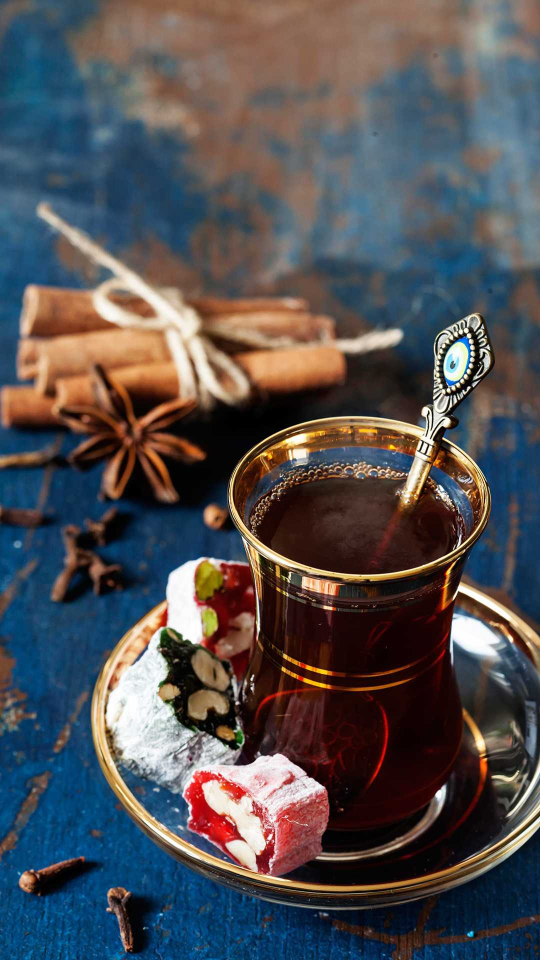
#> input picture 5_Month_Computer_Vision_Roadmap/Month-02/Week-01/Day-02/Data/Tee glass.jpg, 1080 x 1920 px, found by its file name (shown at 1/2 size)
$ python excercise.py
#> lines starting #> are read from the running program, lines starting #| are printed output that depends on the picture
### 5_Month_Computer_Vision_Roadmap/cvtools.py
"""
cvtools module — Personal Computer Vision Toolbox

این ماژول مجموعه‌ای از توابع و ابزارهای کمکی برای پروژه‌های اپن سیوی را ارائه می‌دهد و کدهای تکراری و طولانی را کاهش می‌دهد.

هدف: تمرکز بر مفاهیم اصلی بینایی کامپیوتر بدون درگیر شدن با کدهای تکراری.

Current Features:
• cvt.imshow()   → Display image with keyboard zoom (+ - q)
• cvt.rotate()   → Rotate image without cropping corners (auto 4-step)
• cv2.imwrite()  → Auto-save image to the calling script's directory (patched)
• cvt.resize()   → Resize by providing only one dimension
• cvt.search_path() → Search for files or folders in the entire project and insert their paths as hashtagged comments
• cvt.auto_comp() → Auto-complete code from all project files
• cvt.venv.*     → Interactive Virtual Environment Cheat Sheet (hover for commands)

نحوه استفاده:
import cv2
from cvtools import cvt
img = cv2.imread("image.jpg")
# ------------------
rotated = cvt.rotate(img, 45)
# ------------------
cvt.imshow("win", rotated)
# ------------------
cv2.imwrite("output.jpg", rotated)
# ------------------
resized = cvt.resize(img, new_w=800)
# ------------------
cvt.search_path("pandas_cheatsheet.py")
cvt.search_path("my_image")
cvt.search_path(["utils.py", "data/", "models"])
# ------------------
cvt.auto_comp("key_word")
مثال:
cvt.auto_comp(".drop")
# ------------------
# Virtual Environment Cheat Sheet:
cvt.venv.create       # هاور: python -m venv venv
cvt.venv.activate     # هاور: venv\Scripts\activate
cvt.venv.freeze       # هاور: pip freeze > requirements.txt
cvt.venv.check        # هاور: pip -V
# -------------------------
Future: Any frequently used utility requiring repetitive code
will be added to this module.
"""

# --------------------------------------------------------
# Module Code
# --------------------------------------------------------

import sys
from pathlib import Path

_self_dir = Path(__file__).parent.resolve()
if str(_self_dir) not in sys.path:
    sys.path.insert(0, str(_self_dir))

import cv2
import os
import inspect
import numpy as np
import re

# ==============================================
# Patch cv2.imwrite to save in the correct directory
# ==============================================

_original_imwrite = cv2.imwrite

"""
ذخیره کننده تصویر خروجی در همان پوشه ای که اسکریپ در آن است
مثال: cv2.imwrite("output.jpg", rotated)
"""


# [7 lines left out: function _new_imwrite, not called in this run]


cv2.imwrite = _new_imwrite


# ==============================================
# VenvCheatSheet Class: Interactive Virtual Environment Reference
# ==============================================

class VenvCheatSheet:
    """
    چیت‌شیت تعاملی محیط مجازی.
    با نوشتن cvt.venv. تمام دستورات در Pylance ظاهر می‌شوند و با هاور، دستور کامل ترمینال نمایش داده می‌شود.

    مثال:
        cvt.venv.create       ← هاور: python -m venv venv
        cvt.venv.activate     ← هاور: venv\\Scripts\\activate
        cvt.venv.freeze       ← هاور: pip freeze > requirements.txt
    """

    # [94 lines left out: functions create, cd_project, activate, deactivate, install, install_single and 13 more, not called in this run]


# ==============================================
# CVTools Class: Image display with zoom & rotation
# ==============================================


class CVTools:

    def __init__(self):
        self.venv = VenvCheatSheet()

    # ------------------------------------------
    # Display image with keyboard zoom
    # ------------------------------------------
    # [456 lines left out: functions imshow, rotate, resize, search_path, auto_comp, _extract_code_from_docstrings and 3 more, not called in this run]


cvt = CVTools()

### 5_Month_Computer_Vision_Roadmap/Month-02/Week-01/Day-02/script/excercise.py
# Month-02
# Week-01
# Day-02
# ---------------
# تمرین :
# یک تصویر را با سیفت پردازش کن و نقاط کلیدی آن را نمایش بده
import cv2
from cvtools import cvt
p = print
path = r"E:\python\INTPCode\5_Month_Computer_Vision_Roadmap\Month-02\Week-01\Day-02\Data\Tee glass.jpg"

img = cv2.imread(path,0)
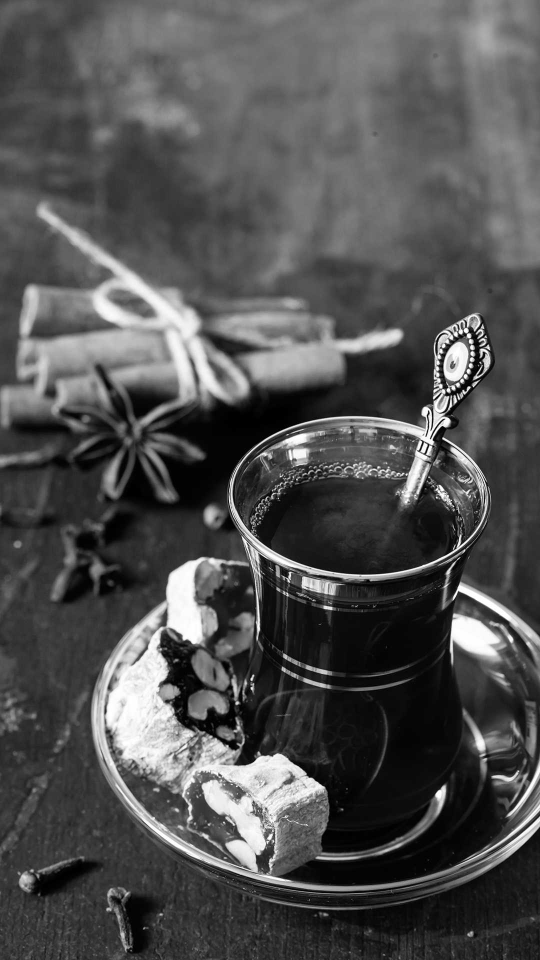
#> img: shape (1920, 1080) (shown at 1/2 size); min 0, max 255, mean 81
sift = cv2.SIFT_create()
keypoints,descripter = sift.detectAndCompute(img,None)
#> keypoints = 4887 keypoints; strongest (x, y, size): (520, 1036, 2.1), (937, 776, 4.6), (594, 959, 2), (881, 1589, 15.8)
sift_result = cv2.drawKeypoints(img,keypoints,None)
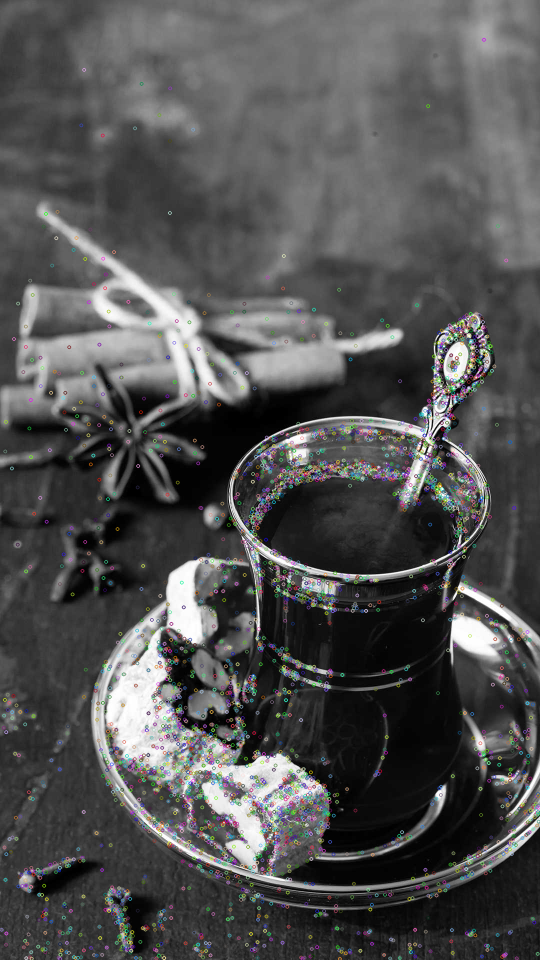
#> sift_result: shape (1920, 1080, 3) (shown at 1/2 size); mean of channels 0, 1, 2 81.8, 81.9, 81.8; drawn as B, G, R
# cvt.imshow("sift result", sift_result)

cv2.imshow("sift result",sift_result)
cv2.waitKey(0)
cv2.destroyAllWindows()
